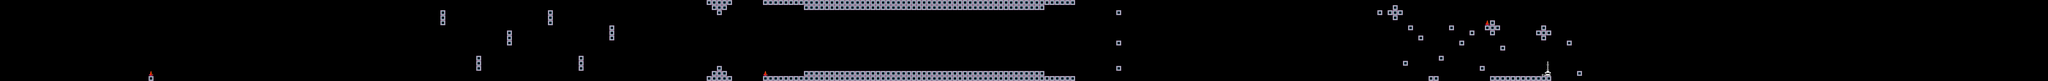

A 2D game scene composited from a Tiled map and its tileset images. What follows is a short description and the map's XML, with each tile layer's data collapsed to a summary:
An orthogonal 400x16 tile map with 32x32 px tiles, 1 tile layer (layer_1) and 86 objects (75x enemy, 4x spawner, 3x event, 3x emitter, item).

<map version="1.10" tiledversion="1.11.2" orientation="orthogonal" renderorder="right-down" width="400" height="16" tilewidth="32" tileheight="32" infinite="0" nextlayerid="3" nextobjectid="190">
 <editorsettings>
  <export target="stage_8.json" format="json" />
 </editorsettings>
 <tileset firstgid="1" name="bg_tileset" tilewidth="32" tileheight="32" tilecount="256" columns="16">
  <image source="../images/bg_tileset.png" trans="000000" width="512" height="512" />
  <tile id="128">
   <properties>
    <property name="nonCollidable" type="bool" value="true" />
   </properties>
  </tile>
 </tileset>
 <layer id="1" name="layer_1" width="400" height="16">
  <data>[6400 cells, 304 non-empty, 6 distinct tile ids]</data>
 </layer>
 <objectgroup id="2" name="object_1">
  <object id="90" name="enemy" type="enemy" x="10400" y="224" width="32" height="32">
   <properties>
    <property name="spawn_pos" value="right_middle" />
    <property name="subtype" value="enemy_b8" />
   </properties>
  </object>
  <object id="91" name="event" type="event" x="12768" y="0" width="32" height="32">
   <properties>
    <property name="subtype" value="scroll_stop" />
   </properties>
  </object>
  <object id="92" name="event" type="event" x="10304" y="0" width="32" height="32">
   <properties>
    <property name="subtype" value="bgm_fadeout" />
   </properties>
  </object>
  <object id="93" name="event" type="event" x="10400" y="0" width="32" height="32">
   <properties>
    <property name="subtype" value="bgm_boss" />
   </properties>
  </object>
  <object id="94" name="spawner" type="spawner" x="9312" y="0" width="32" height="32">
   <properties>
    <property name="duration" value="60" />
    <property name="interval" value="0.5" />
    <property name="spawn_pos" value="right_random" />
    <property name="subtype" value="enemy_11" />
    <property name="z" value="0" />
   </properties>
  </object>
  <object id="95" name="item" type="item" x="9472" y="448" width="160" height="32">
   <properties>
    <property name="subtype" value="runway" />
   </properties>
  </object>
  <object id="96" name="enemy" type="enemy" x="4768" y="256" width="32" height="32">
   <properties>
    <property name="spawn_pos" value="map" />
    <property name="subtype" value="enemy_20" />
   </properties>
  </object>
  <object id="98" name="enemy" type="enemy" x="4988" y="178" width="32" height="32">
   <properties>
    <property name="spawn_pos" value="map" />
    <property name="subtype" value="enemy_20" />
   </properties>
  </object>
  <object id="99" name="enemy" type="enemy" x="4988" y="370" width="32" height="32">
   <properties>
    <property name="spawn_pos" value="map" />
    <property name="subtype" value="enemy_20" />
   </properties>
  </object>
  <object id="100" name="enemy" type="enemy" x="5216" y="288" width="32" height="32">
   <properties>
    <property name="spawn_pos" value="map" />
    <property name="subtype" value="enemy_20" />
   </properties>
  </object>
  <object id="101" name="enemy" type="enemy" x="5408" y="160" width="32" height="32">
   <properties>
    <property name="spawn_pos" value="map" />
    <property name="subtype" value="enemy_20" />
   </properties>
  </object>
  <object id="102" name="enemy" type="enemy" x="5536" y="352" width="32" height="32">
   <properties>
    <property name="spawn_pos" value="map" />
    <property name="subtype" value="enemy_20" />
   </properties>
  </object>
  <object id="104" name="enemy" type="enemy" x="5696" y="224" width="32" height="32">
   <properties>
    <property name="spawn_pos" value="map" />
    <property name="subtype" value="enemy_20" />
   </properties>
  </object>
  <object id="105" name="enemy" type="enemy" x="5952" y="384" width="32" height="32">
   <properties>
    <property name="spawn_pos" value="map" />
    <property name="subtype" value="enemy_20" />
   </properties>
  </object>
  <object id="106" name="enemy" type="enemy" x="5984" y="160" width="32" height="32">
   <properties>
    <property name="spawn_pos" value="map" />
    <property name="subtype" value="enemy_20" />
   </properties>
  </object>
  <object id="107" name="enemy" type="enemy" x="6208" y="256" width="32" height="32">
   <properties>
    <property name="spawn_pos" value="map" />
    <property name="subtype" value="enemy_20" />
   </properties>
  </object>
  <object id="108" name="enemy" type="enemy" x="6432" y="160" width="32" height="32">
   <properties>
    <property name="spawn_pos" value="map" />
    <property name="subtype" value="enemy_20" />
   </properties>
  </object>
  <object id="109" name="enemy" type="enemy" x="6528" y="352" width="32" height="32">
   <properties>
    <property name="spawn_pos" value="map" />
    <property name="subtype" value="enemy_20" />
   </properties>
  </object>
  <object id="110" name="enemy" type="enemy" x="6720" y="224" width="32" height="32">
   <properties>
    <property name="spawn_pos" value="map" />
    <property name="subtype" value="enemy_20" />
   </properties>
  </object>
  <object id="111" name="spawner" type="spawner" x="7680" y="0" width="32" height="32">
   <properties>
    <property name="duration" value="21" />
    <property name="interval" value="3" />
    <property name="spawn_pos" value="right_random" />
    <property name="subtype" value="enemy_11" />
    <property name="z" value="0" />
   </properties>
  </object>
  <object id="112" name="spawner" type="spawner" x="928" y="0" width="32" height="32">
   <properties>
    <property name="duration" value="50" />
    <property name="interval" value="1" />
    <property name="spawn_pos" value="right_random" />
    <property name="subtype" value="enemy_21" />
    <property name="z" value="0" />
   </properties>
  </object>
  <object id="113" name="spawner" type="spawner" x="2560" y="0" width="32" height="32">
   <properties>
    <property name="duration" value="20" />
    <property name="interval" value="3" />
    <property name="spawn_pos" value="right_random" />
    <property name="subtype" value="enemy_4" />
    <property name="z" value="0" />
   </properties>
  </object>
  <object id="114" name="enemy" type="enemy" x="7232" y="64" width="32" height="32">
   <properties>
    <property name="spawn_pos" value="map" />
    <property name="subtype" value="enemy_20" />
   </properties>
  </object>
  <object id="115" name="enemy" type="enemy" x="7232" y="256" width="32" height="32">
   <properties>
    <property name="spawn_pos" value="map" />
    <property name="subtype" value="enemy_20" />
   </properties>
  </object>
  <object id="116" name="enemy" type="enemy" x="7232" y="416" width="32" height="32">
   <properties>
    <property name="spawn_pos" value="map" />
    <property name="subtype" value="enemy_20" />
   </properties>
  </object>
  <object id="117" name="enemy" type="enemy" x="4128" y="96" width="32" height="32">
   <properties>
    <property name="spawn_pos" value="map" />
    <property name="subtype" value="enemy_13" />
   </properties>
  </object>
  <object id="118" name="enemy" type="enemy" x="4128" y="160" width="32" height="32">
   <properties>
    <property name="spawn_pos" value="map" />
    <property name="subtype" value="enemy_13" />
   </properties>
  </object>
  <object id="121" name="enemy" type="enemy" x="4128" y="224" width="32" height="32">
   <properties>
    <property name="spawn_pos" value="map" />
    <property name="subtype" value="enemy_13" />
   </properties>
  </object>
  <object id="123" name="enemy" type="enemy" x="4128" y="288" width="32" height="32">
   <properties>
    <property name="spawn_pos" value="map" />
    <property name="subtype" value="enemy_13" />
   </properties>
  </object>
  </objectgroup>
</map>
<!-- 57 of 86 objects omitted -->
